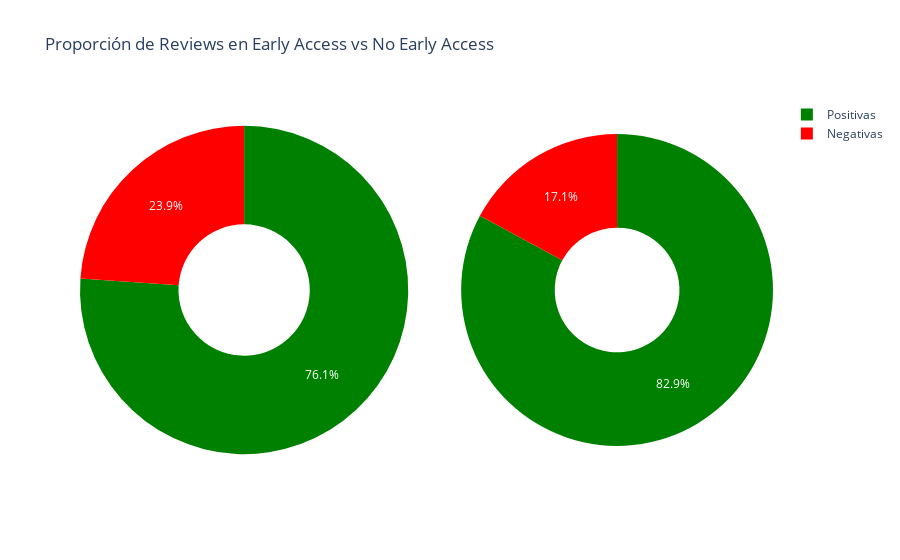

Notebook cell for this chart:
### Code cell
fig = go.Figure()

fig.add_trace(go.Pie(
    labels=["Positivas", "Negativas"],
    values=[early_pos_pct, early_neg_pct],
    name="Early Access",
    hole=0.4,
    marker=dict(colors=["green", "red"])
))

fig.add_trace(go.Pie(
    labels=["Positivas", "Negativas"],
    values=[not_early_pos_pct, not_early_neg_pct],
    name="No Early Access",
    hole=0.4,
    marker=dict(colors=["green", "red"]),
    domain={"x": [0.55, 1]} 
))

fig.update_layout(
    title_text="Proporción de Reviews en Early Access vs No Early Access",
    grid={"rows": 1, "columns": 2}
)

fig.show()

### Figure 1 — Plotly figure (JSON) as saved in the notebook; plotly's stock layout.template omitted (floating-point values rounded to 4 significant figures)
{"data": [{"hole": 0.4, "labels": ["Positivas", "Negativas"], "marker": {"colors": ["green", "red"]}, "name": "Early Access", "type": "pie", "values": [76.13, 23.87]}, {"domain": {"x": [0.55, 1]}, "hole": 0.4, "labels": ["Positivas", "Negativas"], "marker": {"colors": ["green", "red"]}, "name": "No Early Access", "type": "pie", "values": [82.89, 17.11]}], "layout": {"grid": {"columns": 2, "rows": 1}, "title": {"text": "Proporción de Reviews en Early Access vs No Early Access"}}}
